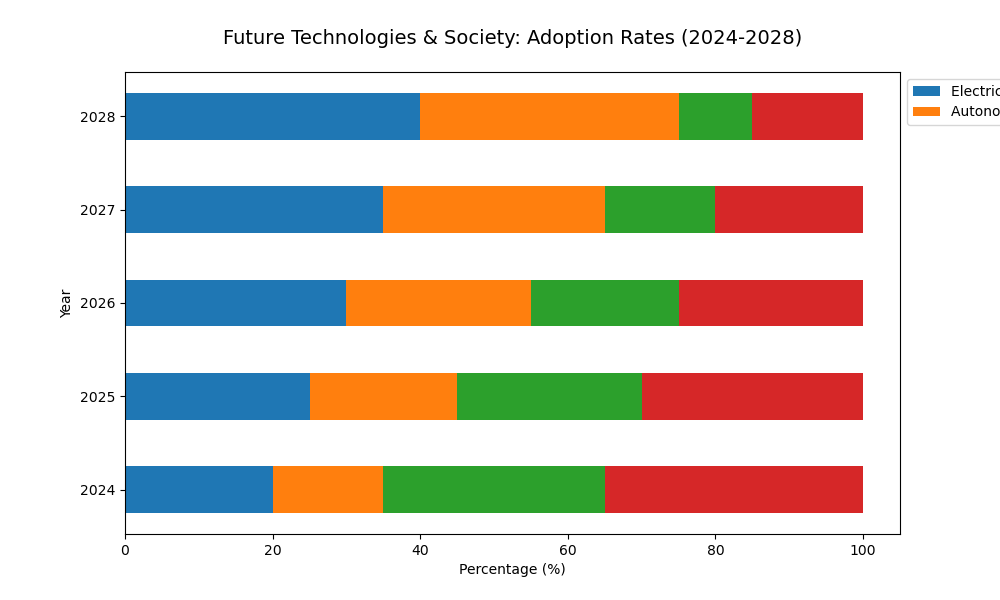

Generate this figure with Python:

import matplotlib.pyplot as plt
import numpy as np

# Data
years = ['2024', '2025', '2026', '2027', '2028']
electric_vehicles = [20, 25, 30, 35, 40]
autonomous_vehicles = [15, 20, 25, 30, 35]
shared_mobility = [30, 25, 20, 15, 10]
public_transport = [35, 30, 25, 20, 15]

# Stack data
data = np.array([electric_vehicles, autonomous_vehicles, shared_mobility, public_transport])
data_cum = data.cumsum(axis=0)

# Bar width
bar_width = 0.5

# Colors
colors = ['#1f77b4', '#ff7f0e', '#2ca02c', '#d62728']

# Create figure and axis
fig, ax = plt.subplots(figsize=(10, 6))

# Plot bars
for i, (colname, color) in enumerate(zip(['Electric Vehicles', 'Autonomous Vehicles', 'Shared Mobility', 'Public Transport'], colors)):
    widths = data[i]
    starts = data_cum[i] - widths
    ax.barh(years, widths, left=starts, height=bar_width, label=colname, color=color)

# Add legend
ax.legend(ncol=2, bbox_to_anchor=(1, 1), loc='upper left')

# Add title and labels
ax.set_title('Future Technologies & Society: Adoption Rates (2024-2028)', fontsize=14, pad=20)
ax.set_xlabel('Percentage (%)')
ax.set_ylabel('Year')

plt.show()
